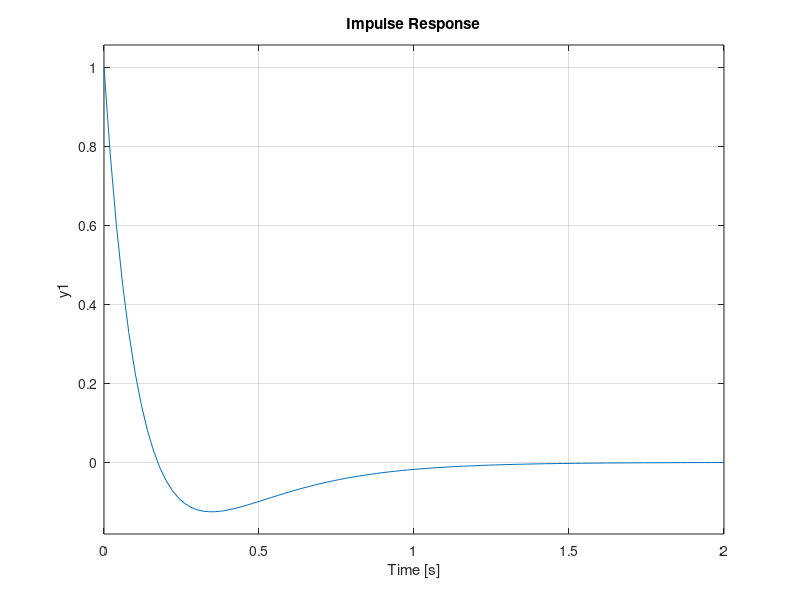
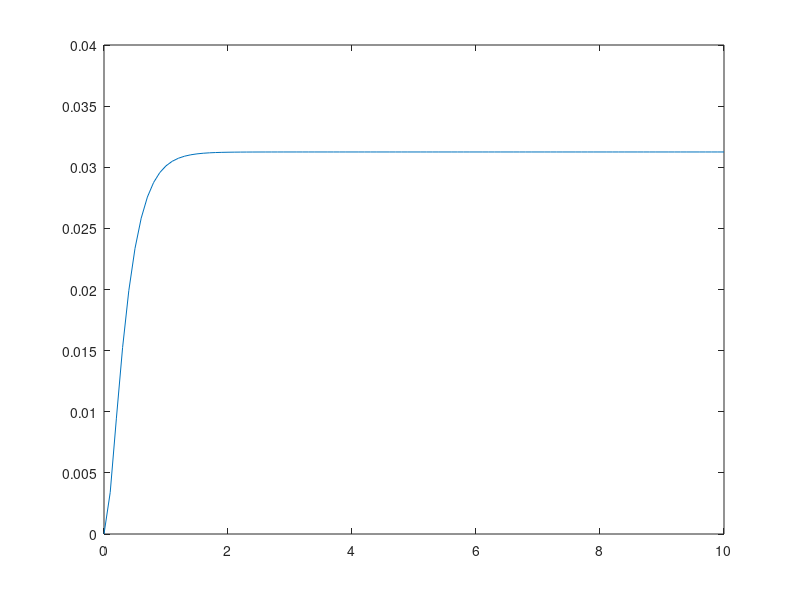

Write the MATLAB code that produced these figures, in order.
clc;
clear;

% Construct the transfer function
num=[1 0]; % s 
den=[1 12 32]; % s^2 + 12s + 32 
G=tf(num,den)
% Impulse response
impulse(G)
% Construct the input ramp
t=0:0.1:10;
alpha=1; %inclinação
ramp=alpha*t; % r(t) = at

% Simulate and plot the output
[y,t]=lsim(G,ramp,t) %resposta temporal de G para ramp
figure; plot(t,y)
